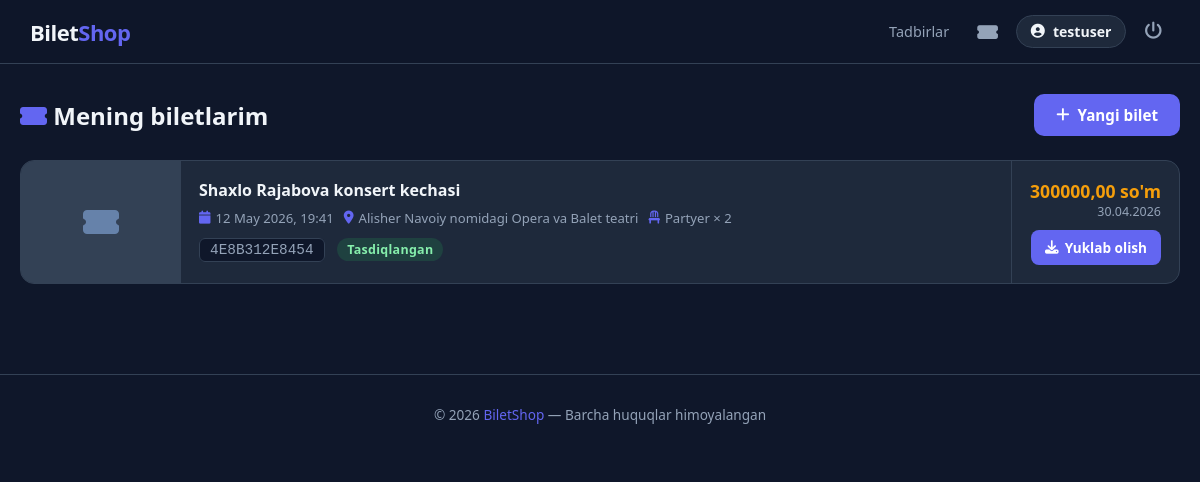
Page /my-bookings/ (signed in) on the committed database.
### bilet_app/models.py (models this page shows, shortened)
class Booking(models.Model):
    STATUS_CHOICES = [
        ('confirmed', 'Tasdiqlangan'),
        ('cancelled', 'Bekor qilindi'),
        ('used',      'Ishlatilgan'),
    ]
    user         = models.ForeignKey(User, on_delete=models.CASCADE, related_name='bookings')
    ticket_type  = models.ForeignKey(TicketType, on_delete=models.CASCADE, related_name='bookings')
    quantity     = models.PositiveIntegerField(default=1)
    booking_code = models.CharField(max_length=16, unique=True, editable=False)
    status       = models.CharField(max_length=20, choices=STATUS_CHOICES, default='confirmed')
    phone        = models.CharField(max_length=20)
    created_at   = models.DateTimeField(auto_now_add=True)
    @property
    def total_price(self):
        return self.ticket_type.price * self.quantity
    @property
    def event(self):
        return self.ticket_type.event

class TicketType(models.Model):
    event           = models.ForeignKey(Event, on_delete=models.CASCADE, related_name='ticket_types')
    name            = models.CharField(max_length=100)
    price           = models.DecimalField(max_digits=10, decimal_places=2)
    total_seats     = models.PositiveIntegerField()
    available_seats = models.PositiveIntegerField()

class Event(models.Model):
    title       = models.CharField(max_length=200)
    category    = models.ForeignKey(Category, on_delete=models.CASCADE, related_name='events')
    venue       = models.CharField(max_length=200)
    city        = models.CharField(max_length=100, default='Toshkent')
    event_date  = models.DateTimeField()
    description = models.TextField()
    image       = models.ImageField(upload_to='events/', blank=True, null=True)
    is_active   = models.BooleanField(default=True)
    created_at  = models.DateTimeField(auto_now_add=True)
    class Meta:
        ordering = ['event_date']

### bilet_app/views.py (the view)
# urls.py: path('my-bookings/', views.my_bookings, name='my_bookings'),
@login_required
def my_bookings(request):
    bookings = Booking.objects.filter(user=request.user).select_related(
        'ticket_type__event'
    ).order_by('-created_at')
    return render(request, 'my_bookings.html', {'bookings': bookings})

### templates/my_bookings.html (shortened to what this page needs)
{% extends 'base.html' %}
{% block content %}
<div class="page-header">
    <h1><i class="fa fa-ticket-alt" style="color:var(--primary);"></i> Mening biletlarim</h1>
    <a href="{% url 'event_list' %}" class="btn-primary">
        <i class="fa fa-plus"></i> Yangi bilet
    </a>
</div>
{% if bookings %}
<div class="bookings-list">
    {% for booking in bookings %}
    <div class="booking-card">
        <div class="booking-img">
            {% if booking.event.image %}
                <img src="{{ booking.event.image.url }}" alt="{{ booking.event.title }}">
            {% else %}
                <i class="fa fa-ticket-alt"></i>
            {% endif %}
        </div>
        <div class="booking-body">
            <h3>{{ booking.event.title }}</h3>
            <div class="booking-meta">
                <span><i class="fa fa-calendar"></i> {{ booking.event.event_date|date:"d M Y, H:i" }}</span>
                <span><i class="fa fa-map-marker-alt"></i> {{ booking.event.venue }}</span>
                <span><i class="fa fa-chair"></i> {{ booking.ticket_type.name }} × {{ booking.quantity }}</span>
            </div>
            <span class="booking-code">{{ booking.booking_code }}</span>
            {% if booking.status == 'confirmed' %}
                <span class="badge badge-success">Tasdiqlangan</span>
            {% elif booking.status == 'cancelled' %}
                <span class="badge badge-danger">Bekor qilindi</span>
            {% else %}
                <span class="badge badge-muted">Ishlatilgan</span>
            {% endif %}
        </div>
        <div class="booking-actions">
            <div class="price">
                {{ booking.total_price }} so'm
                <small>{{ booking.created_at|date:"d.m.Y" }}</small>
            </div>
            {% if booking.status == 'confirmed' %}
            <a href="{% url 'download_ticket' booking.pk %}" class="btn-download">
                <i class="fa fa-download"></i> Yuklab olish
            </a>
            {% endif %}
        </div>
    </div>
    {% endfor %}
</div>
{% endif %}
{% endblock %}

### templates/base.html (shortened to what this page needs)
<!DOCTYPE html>
<html lang="uz">
<head>
    <link rel="stylesheet" href="https://cdnjs.cloudflare.com/ajax/libs/font-awesome/6.4.0/css/all.min.css">
</head>
<body>
    <nav class="navbar">
        <div class="nav-content">
            <a href="{% url 'event_list' %}" class="logo">Bilet<span>Shop</span></a>
            <div class="nav-right">
                <a href="{% url 'event_list' %}" class="nav-link">Tadbirlar</a>
                {% if user.is_authenticated %}
                    <a href="{% url 'my_bookings' %}" class="nav-icon" title="Mening biletlarim">
                        <i class="fa fa-ticket-alt"></i>
                    </a>
                    <a href="{% url 'profile' %}" class="user-pill">
                        <i class="fa fa-user-circle"></i> {{ user.username }}
                    </a>
                    <form action="{% url 'logout' %}" method="POST" style="display:inline;">
                        <button type="submit" class="logout-btn" title="Chiqish">
                            <i class="fa fa-power-off"></i>
                        </button>
                    </form>
                {% else %}
                    <a href="{% url 'login' %}" class="btn-outline-nav">Kirish</a>
                    <a href="{% url 'register' %}" class="btn-primary-nav">Ro'yxat</a>
                {% endif %}
            </div>
        </div>
    </nav>
    <main class="main-wrapper">
        {% block content %}{% endblock %}
    </main>
    <footer>
        &copy; 2026 <span>BiletShop</span> — Barcha huquqlar himoyalangan
    </footer>
</body>
</html>

### templates/base.html (style rules this page uses)
*, *::before, *::after { margin: 0; padding: 0; box-sizing: border-box; }
:root { --bg: #0f172a; --surface: #1e293b; --surface2: #334155; --border: #334155; --primary: #6366f1; --primary-d: #4f46e5; --primary-l: rgba(99,102,241,.15); --accent: #f59e0b; --success: #22c55e; --danger: #ef4444; --text: #f1f5f9; --muted: #94a3b8; --radius: 14px; --shadow: 0 4px 24px rgba(0,0,0,.35); }
body { background: var(--bg); color: var(--text); font-family: 'Segoe UI', system-ui, sans-serif; min-height: 100vh; }
.navbar { background: rgba(15,23,42,.95); backdrop-filter: blur(12px); border-bottom: 1px solid var(--border); height: 64px; display: flex; justify-content: center; position: fixed; top: 0; width: 100%; z-index: 1000; }
.nav-content { width: 95%; max-width: 1280px; display: flex; justify-content: space-between; align-items: center; }
.logo { font-size: 22px; font-weight: 800; text-decoration: none; color: var(--text); letter-spacing: -0.5px; }
.logo span { color: var(--primary); }
.nav-right { display: flex; align-items: center; gap: 10px; }
.nav-link { color: var(--muted); text-decoration: none; font-size: .9rem; padding: 6px 10px; border-radius: 8px; transition: all .2s; }
.nav-icon { color: var(--muted); font-size: 1.15rem; text-decoration: none; padding: 8px; border-radius: 8px; transition: all .2s; }
.user-pill { display: flex; align-items: center; gap: 8px; background: var(--surface); border: 1px solid var(--border); padding: 6px 14px; border-radius: 50px; text-decoration: none; color: var(--text); font-size: .88rem; font-weight: 600; transition: border-color .2s; }
.logout-btn { background: none; border: none; cursor: pointer; color: var(--muted); font-size: 1.1rem; padding: 8px; border-radius: 8px; transition: all .2s; }
.main-wrapper { margin-top: 64px; padding: 30px 20px; max-width: 1280px; margin-left: auto; margin-right: auto; }
.badge { display: inline-block; padding: 3px 10px; border-radius: 20px; font-size: .78rem; font-weight: 700; letter-spacing: .3px; }
.badge-success { background: rgba(34,197,94,.15); color: #86efac; }
.btn-primary { display: inline-flex; align-items: center; gap: 8px; background: var(--primary); color: #fff; padding: 11px 22px; border-radius: 10px; text-decoration: none; font-weight: 700; border: none; cursor: pointer; transition: background .2s; font-size: .95rem; }
footer { text-align: center; padding: 30px 20px; border-top: 1px solid var(--border); color: var(--muted); font-size: .85rem; margin-top: 60px; }
footer span { color: var(--primary); }

### templates/my_bookings.html (style rules this page uses)
.page-header { display: flex; justify-content: space-between; align-items: center; margin-bottom: 24px; }
.page-header h1 { font-size: 1.5rem; font-weight: 800; }
.bookings-list { display: flex; flex-direction: column; gap: 16px; }
.booking-card { background: var(--surface); border: 1px solid var(--border); border-radius: var(--radius); overflow: hidden; display: grid; grid-template-columns: 160px 1fr auto; transition: border-color .2s; }
.booking-img { height: 100%; min-height: 120px; background: var(--surface2); display: flex; align-items: center; justify-content: center; overflow: hidden; }
.booking-img i { font-size: 2rem; color: var(--surface2); filter: brightness(2); }
.booking-body { padding: 18px; }
.booking-body h3 { font-size: 1rem; font-weight: 700; margin-bottom: 8px; }
.booking-meta { display: flex; flex-wrap: wrap; gap: 10px; margin-bottom: 10px; }
.booking-meta span { font-size: .82rem; color: var(--muted); display: flex; align-items: center; gap: 5px; }
.booking-meta i { color: var(--primary); }
.booking-code { font-family: monospace; font-size: .9rem; background: var(--bg); border: 1px solid var(--border); padding: 3px 10px; border-radius: 6px; color: var(--muted); }
.booking-actions { padding: 18px; display: flex; flex-direction: column; align-items: flex-end; justify-content: space-between; gap: 10px; border-left: 1px solid var(--border); }
.booking-actions .price { font-size: 1.1rem; font-weight: 800; color: var(--accent); text-align: right; }
.booking-actions .price small { font-size: .78rem; color: var(--muted); font-weight: 400; display: block; }
.btn-download { display: inline-flex; align-items: center; gap: 6px; background: var(--primary); color: #fff; padding: 8px 14px; border-radius: 8px; font-size: .85rem; font-weight: 700; text-decoration: none; white-space: nowrap; transition: background .2s; }

### rows in the picture
Booking: event "Shaxlo Rajabova konsert kechasi", event.event_date "12 May 2026, 19:41", event.venue "Alisher Navoiy nomidagi Opera va Balet teatri", ticket_type.name "Partyer", quantity "2", booking_code "4E8B312E8454", status "Tasdiqlangan", total_price "300000,00", created_at "30.04.2026"

### other values in the picture
{{ user.username }} "testuser"
